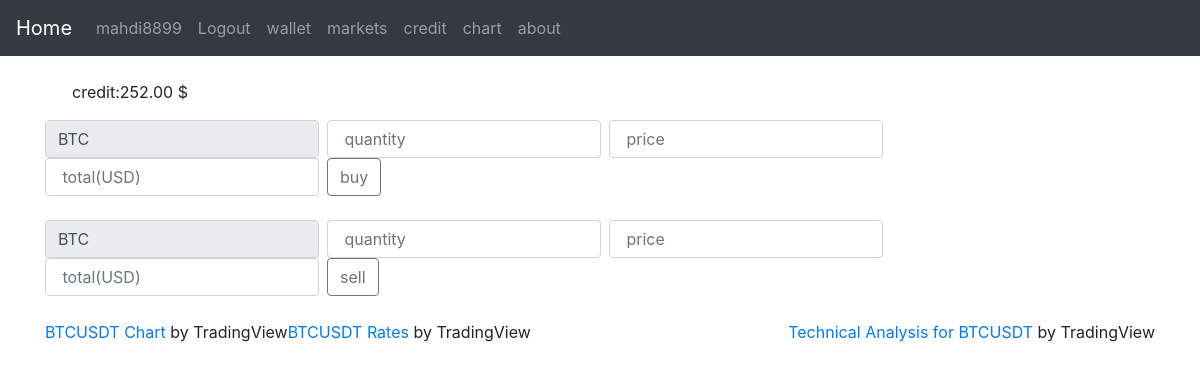
The page /transition.html (signed in) on the database as committed earlier.
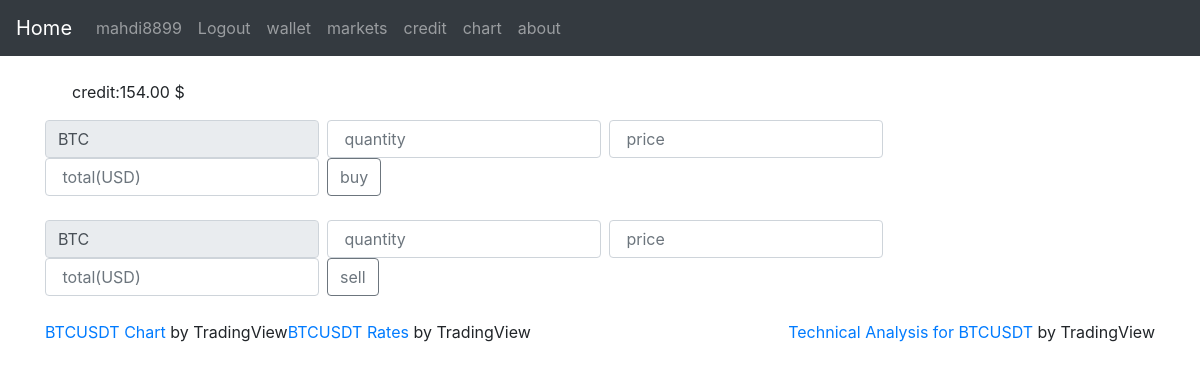
The same page on the database as committed later.
### app/models.py (models this page shows)
class Store(models.Model):
    credit = models.DecimalField(max_digits=12, decimal_places=2, default=Decimal('0.00'))
    moneyowner = models.ForeignKey(User, on_delete=models.SET_NULL, null=True, blank=False)
    def __str__(self):
        return str(self.credit)

### app/views.py (the view)
# urls.py: path('transition.html', views.transition, name="transition"),
@login_required
def transition(request):
  credit = Store.objects.filter(moneyowner=request.user)
  crypto_quan = Crypto.objects.filter(owner=request.user , ticker = crypto_info[0])
  return render(request, 'app/transition.html', {'credit':credit , 'crypto_info': crypto_info ,'crypto_quan' : crypto_quan} )

### app/templates/app/transition.html (shortened to what this page needs)
{% extends 'app/base.html' %}
{% block content %}
 <p>{% for index in crypto_quan %} exist: {{index}}{% endfor %} &nbsp &nbsp &nbsp  {% for item in credit %}
   credit:{{item}} $
  {% endfor %} <p>
 <form action="{% url 'add_stock' %}" class="form-inline my-2 my-lg-0" method="POST" >
      <input class="form-control mr-sm-2" type="text" value={{crypto_info.0}}  name="ticker" readonly>
      <input required class="form-control mr-sm-2" type="number" min="0.00001" step="0.00001"  placeholder=" quantity" aria-label="Add" name="quantity" id = "quanbuy" onclick="func()" onkeyup="count1_buy()">
      <input required class="form-control mr-sm-2" type="number" min="0.00001" step="0.00001"  placeholder=" price" aria-label="your price" name="price" id = "pricbuy" onclick="func()" onkeyup="count2_buy()">
      <input required class="form-control mr-sm-2" type="number" min="0.00001" step="0.00001"  placeholder=" total(USD)" aria-label="total money" name="totalM" id = "totabuy" onclick="func()" onkeyup="count3_buy()">
      <button class="btn btn-outline-secondary my-2 my-sm-0" type="submit">buy</button>
    </form>
<form action="{% url 'delete_stock' %}" class="form-inline my-2 my-lg-0" method="POST">
      <input class="form-control mr-sm-2" type="text" value={{crypto_info.0}} name="ticker" readonly>
      <input required class="form-control mr-sm-2" type="number" min="0.00001" step="0.00001"  placeholder=" quantity" aria-label="sell" name="quantity" id = "quansell" onclick="func()" onkeyup="count1_sell()" >
      <input required class="form-control mr-sm-2" type="number" min="0.00001" step="0.00001"  placeholder=" price" aria-label="your price" name="price" id = "pricsell" onclick="func()" onkeyup="count2_sell()" >
      <input required class="form-control mr-sm-2" type="number" min="0.00001" step="0.00001"  placeholder=" total(USD)" aria-label="total money" name="totalM" id = "totasell" onclick="func()" onkeyup="count3_sell()">
      <button class="btn btn-outline-secondary my-2 my-sm-0" type="submit">sell</button>
    </form>
<br/>
<div class="tradingview-widget-container" style="float: left;">
  <div class="tradingview-widget-copyright"><a href="https://www.tradingview.com/symbols/BTCUSD/?exchange=BINANCE" rel="noopener" target="_blank"><span class="blue-text">BTCUSDT Chart</span></a> by TradingView</div>
</div>
<div class="tradingview-widget-container" style="float: right;">
  <div class="tradingview-widget-copyright"><a href="https://www.tradingview.com/symbols/BTCUSD/technicals/" rel="noopener" target="_blank"><span class="blue-text">Technical Analysis for BTCUSDT</span></a> by TradingView</div>
</div>
<div class="tradingview-widget-container">
  <div class="tradingview-widget-copyright"><a href="https://www.tradingview.com/symbols/BTCUSD/?exchange=BINANCE" rel="noopener" target="_blank"><span class="blue-text">BTCUSDT Rates</span></a> by TradingView</div>
</div>
{% endblock %}

Rows that differ between the two databases and show on the page:
changed Store: credit "252.00" → "154.00"
